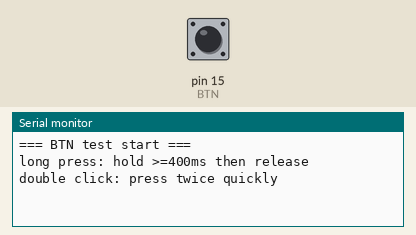
This sketch was run on a simulated Arduino Uno, built with avr-gcc and run on an emulated ATmega328P. On the bench: the last lines printed to the serial monitor. Inputs (shaded band) come from the test bench; at power-on: pin 15 (BTN) HIGH.

Above: at 1.7 s.
1.8 s: pin 15 (BTN) pulled LOW for 1 s
At 4.0 s:
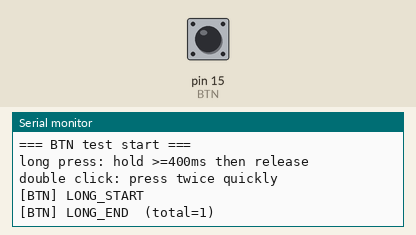
4.3 s: pin 15 (BTN) pulled LOW for 1 s
At 5.2 s:
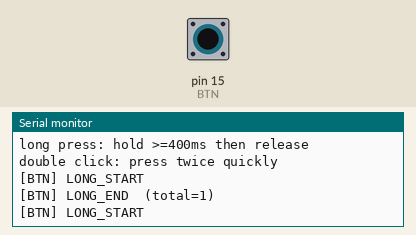
6.8 s: pin 15 (BTN) pulled LOW for 3.2 s
At 7.5 s:
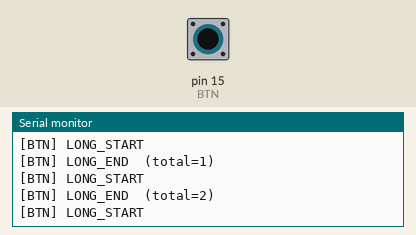
11.5 s: pin 15 (BTN) pulsed LOW 2 times (0.12 s each, 0.3 s apart)
At 13.1 s:
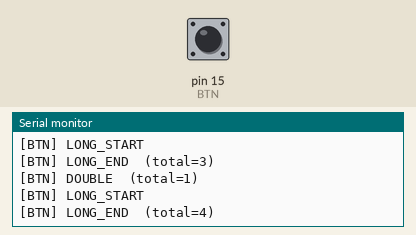
13.6 s: pin 15 (BTN) pulsed LOW 5 times (0.12 s each, 0.3 s apart)
At 15.2 s:
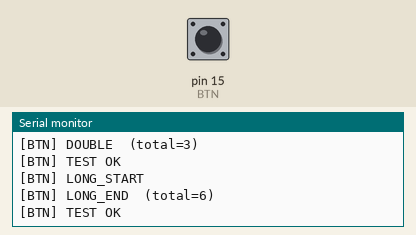
Timing chart, 0 to 16.7 s (numbered marks = the images above; inputs shaded):
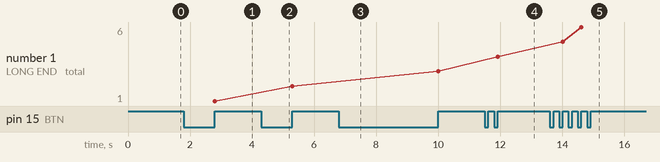

The sketch:

BTN.ino
```cpp
/*
 * BTN.ino — 按鈕測試（已驗證 OK）
 *
 * 接線：
 *   BTN → pin 15 (INPUT_PULLUP，另一端接 GND)
 *
 * Serial Monitor 輸出：
 *   [BTN] LONG_START  → 長按開始（≥400ms）
 *   [BTN] LONG_END    → 長按放開
 *   [BTN] DOUBLE      → 快速連按兩下
 */

#define BTN             15
#define LONG_PRESS_MS   400
#define DOUBLE_CLICK_MS 350

// ── 按鈕狀態機 ────────────────────────────────────────────
enum BtnEvt { BTN_NONE, BTN_LONG_START, BTN_LONG_END, BTN_DOUBLE };
static bool     _prev      = HIGH;
static bool     _in_long   = false;
static bool     _wait2     = false;
static uint32_t _press_t   = 0;
static uint32_t _release_t = 0;

BtnEvt pollButton() {
    bool     cur = digitalRead(BTN);
    uint32_t now = millis();
    BtnEvt   evt = BTN_NONE;

    if (cur == LOW && _prev == HIGH) {
        if (_wait2 && (now - _release_t < DOUBLE_CLICK_MS)) {
            _wait2 = false; _prev = cur; return BTN_DOUBLE;
        }
        _press_t = now;
    } else if (cur == HIGH && _prev == LOW) {
        if (_in_long) { _in_long = false; evt = BTN_LONG_END; }
        else if (now - _press_t < LONG_PRESS_MS) { _release_t = now; _wait2 = true; }
    } else if (cur == LOW) {
        if (!_in_long && (now - _press_t >= LONG_PRESS_MS)) { _in_long = true; evt = BTN_LONG_START; }
    } else {
        if (_wait2 && (now - _release_t >= DOUBLE_CLICK_MS)) _wait2 = false;
    }
    _prev = cur;
    return evt;
}

// ── 測試計數 ──────────────────────────────────────────────
int long_count   = 0;
int double_count = 0;

void setup() {
    Serial.begin(115200);
    pinMode(BTN, INPUT_PULLUP);
    delay(500);
    Serial.println("=== BTN test start ===");
    Serial.println("long press: hold >=400ms then release");
    Serial.println("double click: press twice quickly");
}

void loop() {
    switch (pollButton()) {
        case BTN_LONG_START:
            Serial.println("[BTN] LONG_START");
            break;
        case BTN_LONG_END:
            long_count++;
            Serial.print("[BTN] LONG_END  (total="); Serial.print(long_count); Serial.println(")");
            if (long_count >= 2 && double_count >= 2) {
                Serial.println("[BTN] TEST OK");
            }
            break;
        case BTN_DOUBLE:
            double_count++;
            Serial.print("[BTN] DOUBLE  (total="); Serial.print(double_count); Serial.println(")");
            if (long_count >= 2 && double_count >= 2) {
                Serial.println("[BTN] TEST OK");
            }
            break;
        default: break;
    }
}
```

Measured:
- after the input at 1.8 s, the serial monitor: prints a new line after 0.40 s (image 1)
- after the input at 11.5 s, the serial monitor: prints a new line after 0.30 s (image 4)
- after the input at 13.6 s, the serial monitor: prints a new line after 0.30 s (image 5)
- plotted number 1: 1 → 2 after the input at 4.3 s, 2 → 3 after the input at 6.8 s, 3 → 4 after the input at 11.5 s, 4 → 6 after the input at 13.6 s
